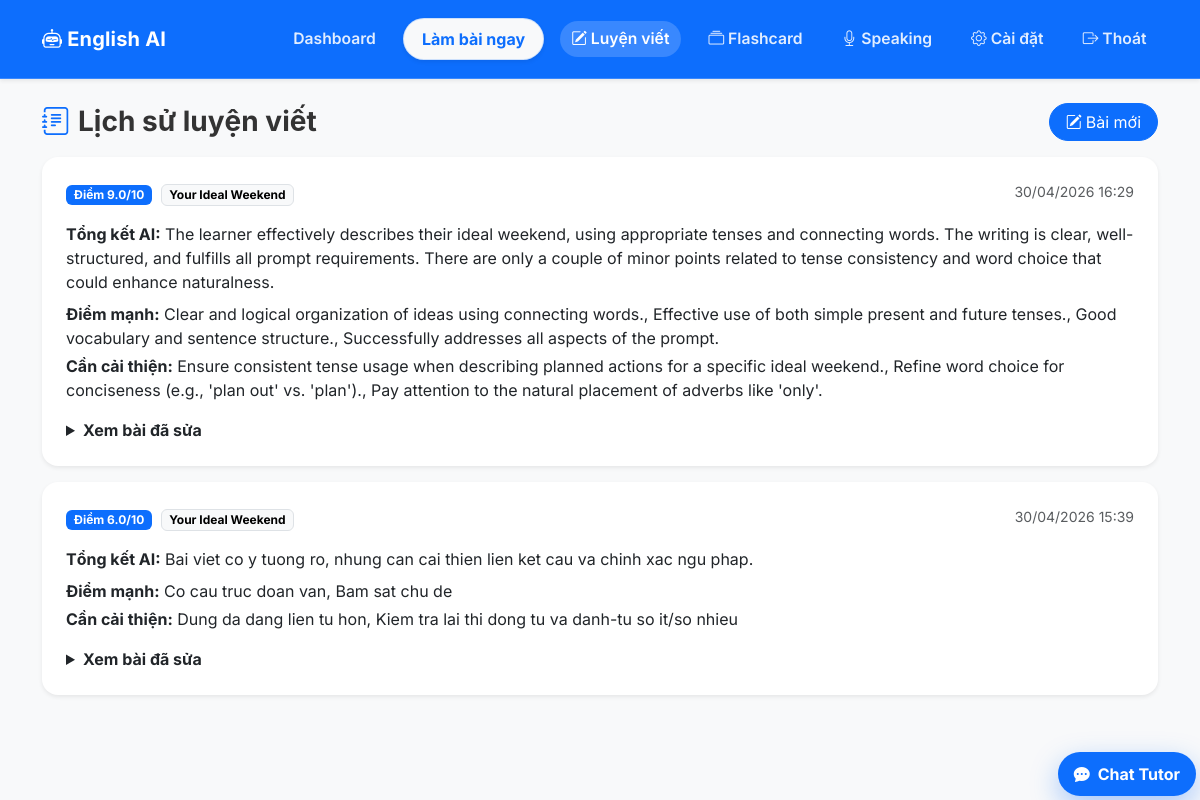
Page /writing/history (signed in) on the committed database.
### app/models.py (models this page shows)
class WritingSubmission(db.Model):
    __tablename__ = 'writing_submissions'
    id: Mapped[int] = mapped_column(primary_key=True)
    user_id: Mapped[int] = mapped_column(ForeignKey('users.id'), index=True)
    prompt_id: Mapped[Optional[int]] = mapped_column(ForeignKey('writing_prompts.id'), index=True)
    submission_type: Mapped[str] = mapped_column(String(32), default='essay')
    content: Mapped[str] = mapped_column(Text)
    score: Mapped[float] = mapped_column(Float, default=0.0)
    corrected_text: Mapped[Optional[str]] = mapped_column(Text)
    feedback_summary: Mapped[Optional[str]] = mapped_column(Text)
    strengths: Mapped[list] = mapped_column(JSON, default=list)
    improvement_points: Mapped[list] = mapped_column(JSON, default=list)
    error_tags: Mapped[list] = mapped_column(JSON, default=list)
    created_at: Mapped[datetime] = mapped_column(DateTime, default=lambda: datetime.now(timezone.utc))
    user: Mapped["User"] = relationship("User", back_populates="writing_submissions")
    prompt: Mapped[Optional["WritingPrompt"]] = relationship("WritingPrompt", back_populates="submissions")

class WritingPrompt(db.Model):
    __tablename__ = 'writing_prompts'
    id: Mapped[int] = mapped_column(primary_key=True)
    prompt_date: Mapped[str] = mapped_column(String(10), unique=True, index=True)
    topic: Mapped[str] = mapped_column(String(255))
    instructions: Mapped[str] = mapped_column(Text)
    sample_outline: Mapped[list] = mapped_column(JSON, default=list)
    created_at: Mapped[datetime] = mapped_column(DateTime, default=lambda: datetime.now(timezone.utc))
    submissions: Mapped[list["WritingSubmission"]] = relationship("WritingSubmission", back_populates="prompt")

### app/routes/writing.py (the view)
@writing_bp.route('/history', methods=['GET'])
@login_required
def history():
    try:
        page = max(1, int(request.args.get('page', '1')))
    except ValueError:
        page = 1
    page_size = 5
    base_query = (
        db.select(WritingSubmission)
        .where(WritingSubmission.user_id == current_user.id)
        .order_by(WritingSubmission.created_at.desc())
    )
    all_rows = db.session.execute(base_query).scalars().all()
    total_items = len(all_rows)
    start = (page - 1) * page_size
    end = start + page_size
    rows = all_rows[start:end]
    return render_template(
        'writing_history.html',
        submissions=rows,
        page=page,
        has_prev=page > 1,
        has_more=end < total_items,
    )

### app/models.py (called while the page is built)
@login.user_loader
def load_user(id: str):
    return db.session.get(User, int(id))

### app/templates/writing_history.html (shortened to what this page needs)
{% extends 'base.html' %}
{% block content %}
<div class="row mt-4">
    <div class="col-12">
        <div class="d-flex justify-content-between align-items-center mb-3">
            <h3 class="fw-bold mb-0"><i class="bi bi-journal-text text-primary me-2"></i>Lịch sử luyện viết</h3>
            <a href="{{ url_for('writing.practice') }}" class="btn btn-primary rounded-pill px-3">
                <i class="bi bi-pencil-square me-1"></i>Bài mới
            </a>
        </div>
        {% for item in submissions %}
        <div class="card border-0 shadow-sm rounded-4 mb-3">
            <div class="card-body p-4">
                <div class="d-flex flex-wrap justify-content-between gap-2 mb-3">
                    <div>
                        <span class="badge text-bg-primary">Điểm {{ item.score|round(1) }}/10</span>
                        {% if item.prompt %}
                        <span class="badge text-bg-light border ms-1">{{ item.prompt.topic }}</span>
                        {% endif %}
                    </div>
                    <small class="text-muted">{{ item.created_at.strftime('%d/%m/%Y %H:%M') }}</small>
                </div>
                <p class="mb-2"><strong>Tổng kết AI:</strong> {{ item.feedback_summary }}</p>
                {% if item.strengths %}
                <p class="mb-1"><strong>Điểm mạnh:</strong> {{ item.strengths|join(', ') }}</p>
                {% endif %}
                {% if item.improvement_points %}
                <p class="mb-3"><strong>Cần cải thiện:</strong> {{ item.improvement_points|join(', ') }}</p>
                {% endif %}
                <details>
                    <summary class="fw-bold">Xem bài đã sửa</summary>
                </details>
            </div>
        </div>
        {% else %}
        <div class="alert alert-light border">Chưa có lịch sử bài viết.</div>
        {% endfor %}
    </div>
</div>
{% endblock %}

### app/static/css/style.css (style rules this page uses)
body { font-family: 'Inter', -apple-system, BlinkMacSystemFont, "Segoe UI", Roboto, "Helvetica Neue", Arial, sans-serif; background-color: #f4f6fa; color: #333; }
.card { transition: transform 0.2s, box-shadow 0.2s; }

### rows in the picture
WritingSubmission: score "9.0", prompt.topic "Your Ideal Weekend", created_at "30/04/2026 16:29", feedback_summary "The learner effectively describes their ideal weekend, using appropriate tenses and connecting words. The writing is clear, well-structured, and fulfills all prompt requirements. There are only a couple of minor points related to tense consistency and word choice that could enhance naturalness.", strengths "Clear and logical organization of ideas using connecting words., Effective use of both simple present and future tenses., Good vocabulary and sentence structure., Successfully addresses all aspects of the prompt.", improvement_points "Ensure consistent tense usage when describing planned actions for a specific ideal weekend., Refine word choice for conciseness (e.g., 'plan out' vs. 'plan')., Pay attention to the natural placement of adverbs like 'only'."
WritingSubmission: score "6.0", prompt.topic "Your Ideal Weekend", created_at "30/04/2026 15:39", feedback_summary "Bai viet co y tuong ro, nhung can cai thien lien ket cau va chinh xac ngu phap.", strengths "Co cau truc doan van, Bam sat chu de", improvement_points "Dung da dang lien tu hon, Kiem tra lai thi dong tu va danh-tu so it/so nhieu"
